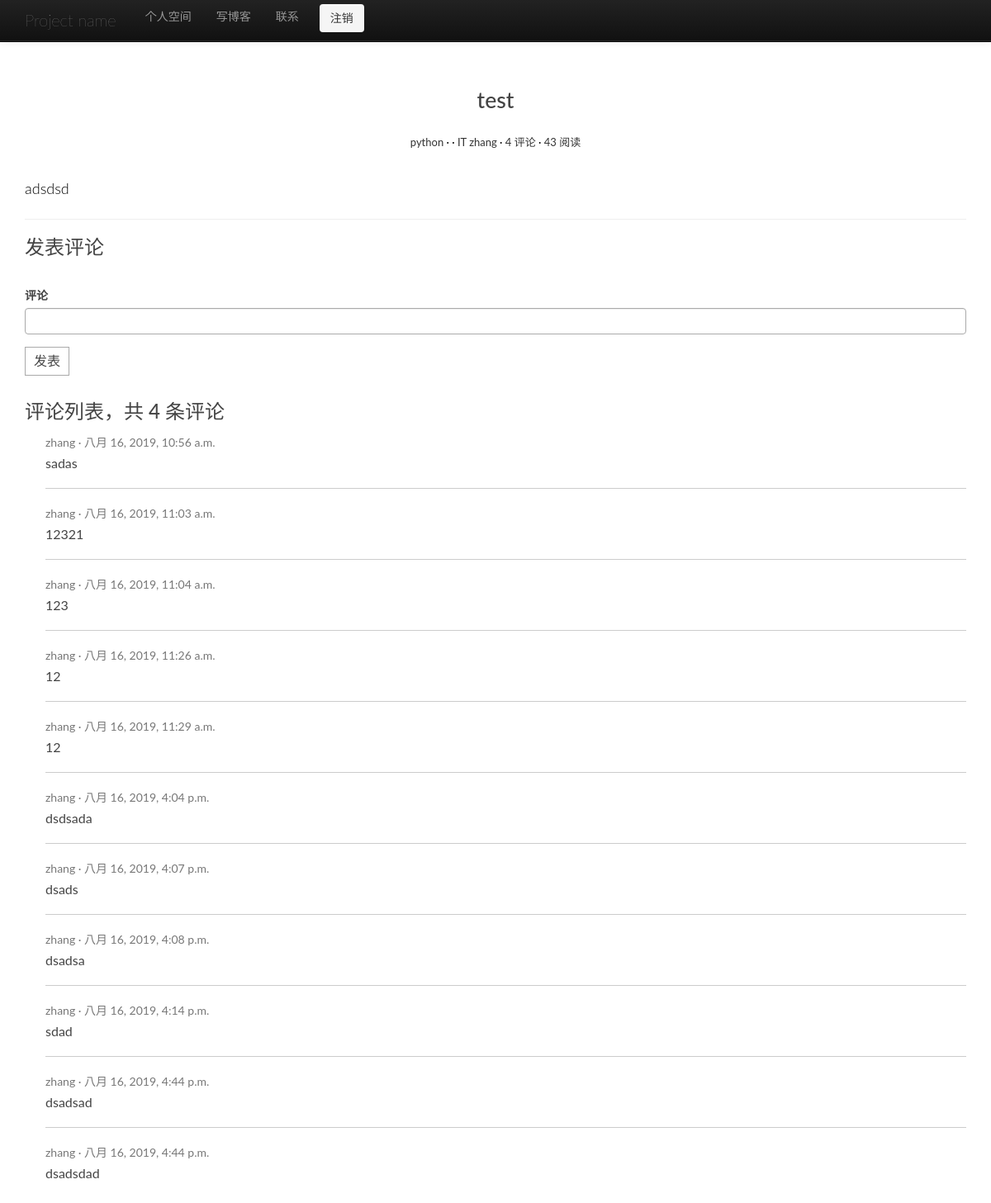
/blog/article/1/test/, run on the app's committed database.
### blog/models.py (models this page shows, shortened)
class Article(models.Model):
    STATUS_CHOICES = (
        ('d','草稿'),
        ('p','发表'),
    )
    title = models.CharField('标题',max_length=200,unique=True)
    slug = models.SlugField('slug',max_length=60,blank=True)
    body = models.TextField('正文')
    pub_date = models.DateTimeField('发布时间',null=True)
    create_date = models.DateTimeField('创建时间',auto_now_add=True) #添加时的时间，更新对象不会有变动
    mod_date = models.DateTimeField('修改时间',auto_now=True) #有修改动作，就会变
    status = models.CharField('文章状态',max_length=1,choices=STATUS_CHOICES,default='p')
    views = models.PositiveIntegerField('浏览量',default=0)
    author = models.ForeignKey(User,verbose_name='作者',on_delete=models.CASCADE,default='')
    category = models.ForeignKey('Category',verbose_name='分类',on_delete=models.CASCADE,blank=False,null=False,default='')
    tags = models.ManyToManyField('Tag',verbose_name='标签集合',blank=True)
    def save(self,*args,**kwargs):
        if not self.id or not self.slug:
            self.slug = slugify(unidecode.unidecode(self.title))
        super().save(*args,**kwargs)
    def viewed(self):
        self.views += 1
        self.save(update_fields=['views'])
    class Meta:
        ordering = ['-pub_date']    ## 按降序排列，-表示降序
        verbose_name = "文章"
        verbose_name_plural = verbose_name   ##复数形式

class Category(models.Model):
    name = models.CharField('分类名',max_length=30,unique=True)
    slug = models.SlugField('slug',max_length=40)
    parent_category = models.ForeignKey('self',verbose_name="父级分类",blank=True,null=True,on_delete=models.CASCADE,default='')
    def __str__(self):
        return self.name
    class Meta:
        verbose_name = "分类"
        verbose_name_plural = verbose_name

class Tag(models.Model):
    name = models.CharField('标签名',max_length=30,unique=True)
    slug = models.SlugField('slug',max_length=40)

### comments/models.py (models this page shows)
class Comment(models.Model):
    user = models.ForeignKey(User,on_delete=models.CASCADE)
    text = models.TextField()
    created_time = models.DateTimeField(auto_now_add=True)
    article = models.ForeignKey(Article,on_delete=models.CASCADE)

### blog/views.py (the view, shortened to what this page needs)
# urls.py: re_path(r'^article/(?P<pk>\d+)/(?P<slug1>[-\w]+)/$',views.ArticleDetailView.as_view(),name='article_detail'),
class ArticleDetailView(FormMixin,DetailView): # DetailView和EditView都是从URL根据pk或其它参数调取一个对象来进行后续操作。
    model = Article
    template_name = "blog/article_detail.html"
    form_class = CommentForm
    def get_object(self, queryset=None):
        obj = super().get_object(queryset=queryset)
        obj.viewed()                                          #
        return obj
    def get_context_data(self, **kwargs):
        context = super(ArticleDetailView,self).get_context_data(**kwargs)
        context['form'] = CommentForm(initial={'article':self.object})
        context['comments'] = self.object.comment_set.all()
        return context

### comments/forms.py
class CommentForm(forms.Form):
    text = forms.CharField(label='评论',widget=forms.TextInput())

### blog/templates/blog/article_detail.html (shortened to what this page needs)
{% extends "blog/base.html" %}
{% block main %}
 <article class="post post-1">
        <header class="entry-header">
            <h1 class="entry-title">{{ article.title }}{% if article.status == 'd' %}(草稿){% endif %}</h1>
            <div class="entry-meta">
                <span class="post-category">
    <a href="#">{{ article.category }}</a></span>
             {% if article.status == 'p' %}
                <span class="post-date"></span>
                {% endif %}
             {% for tag in article.tags.all %}
            <a href="#">{{ tag.name }}</a>
        {% endfor %}
                <span class="post-author"><a href="#">{{ article.author }}</a></span>
                <span class="comments-link"><a href="#">4 评论</a></span>
                <span class="views-count"><a href="#">{{ article.views }} 阅读</a></span>
            </div>
        </header>
        <div class="entry-content clearfix">
           {{ article.body | safe }}
        </div>
    </article>
     <section class="comment-area" id="comment-area">
        <hr>
        <h3>发表评论</h3>
        <form action="#" method="post" class="comment-form">
            <div class="row">
                <div class="col-md-4">
                </div>
                <div class="col-md-12">
                    <label for="id_comment">{{ form.text.label }}</label>
                    {{ form.text }}
                    <button type="submit" class="comment-btn">发表</button>
                </div>
            </div>
        </form>
        <div class="comment-list-panel">
            <h3>评论列表，共 <span>4</span> 条评论</h3>
            <ul class="comment-list list-unstyled">
                {% for comment in comments %}
                            <li class="comment-item">
                                <span class="nickname">{{ comment.user }}</span>
                                <time class="submit-date" datetime="{{ comment.created_time }}">{{ comment.created_time }}</time>
                                <div class="text">
                                    {{ comment.text }}
                                </div>
                            </li>
                {% endfor %}
            </ul>
        </div>
    </section>
{% endblock %}

### static/css/custom.css (style rules this page uses)
* { outline: none; }
h1, h2, h3, h4, h5, h6 { margin-top: 0; }
a { color: #333; }
body { color: #444; font-family: 'Lato', sans-serif; }
.post { background: #fff; padding: 30px 30px 0; }
.entry-title { text-align: center; font-size: 1.9em; margin-bottom: 20px; line-height: 1.6; padding: 10px 20px 0; }
.entry-meta { text-align: center; color: #DDDDDD; font-size: 13px; margin-bottom: 30px; }
.entry-content { font-size: 18px; line-height: 1.9; font-weight: 300; color: #000; }
.post-category::after, .post-date::after, .post-author::after, .comments-link::after { content: ' ·'; color: #000; }
.contact-form input, .comment-form input { border: 1px solid #aaa; margin-bottom: 15px; width: 100%; padding: 15px 15px; font-size: 16px; line-height: 100%; transition: 0.4s border-color linear; }
.comment-area { padding: 0 30px 0; }
.comment-form { margin-top: 15px; }
.comment-form .comment-btn { background-color: #fff; border: 1px solid #aaa; font-size: 16px; padding: 5px 10px; }
.comment-list-panel { margin-top: 30px; }
.comment-list { margin-top: 15px; }
.comment-item:not(:last-child) { border-bottom: 1px #ccc solid; margin-bottom: 20px; padding-bottom: 20px; }
.comment-item .nickname, .comment-item .submit-date { color: #777; font-size: 14px; }
.comment-item .nickname:after { content: ' ·'; }
.comment-item .text { padding-top: 5px; font-size: 16px; }

### blog/templates/blog/base.html (style rules this page uses)
body { padding-top: 60px; padding-bottom: 40px; }

### data on the page
Article: title "test", category "python", author "zhang", views "43", body "adsdsd"
Tag: name "IT"
Comment: user "zhang", created_time "八月 16, 2019, 10:56 a.m.", text "sadas"
Comment: user "zhang", created_time "八月 16, 2019, 11:03 a.m.", text "12321"
Comment: user "zhang", created_time "八月 16, 2019, 11:04 a.m.", text "123"
Comment: user "zhang", created_time "八月 16, 2019, 11:26 a.m.", text "12"
Comment: user "zhang", created_time "八月 16, 2019, 11:29 a.m.", text "12"
Comment: user "zhang", created_time "八月 16, 2019, 4:04 p.m.", text "dsdsada"
Comment: user "zhang", created_time "八月 16, 2019, 4:07 p.m.", text "dsads"
Comment: user "zhang", created_time "八月 16, 2019, 4:08 p.m.", text "dsadsa"
Comment: user "zhang", created_time "八月 16, 2019, 4:14 p.m.", text "sdad"
Comment: user "zhang", created_time "八月 16, 2019, 4:44 p.m.", text "dsadsad"
Comment: user "zhang", created_time "八月 16, 2019, 4:44 p.m.", text "dsadsdad"
